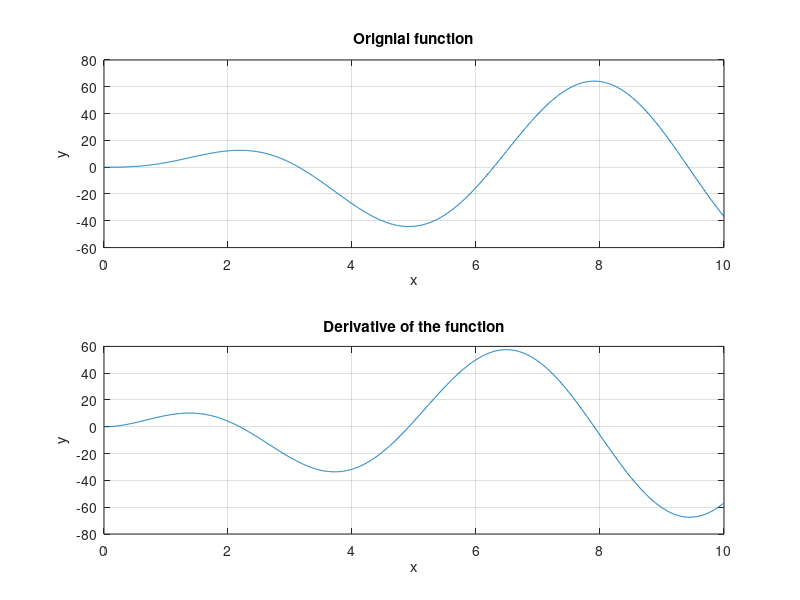

Here is the MATLAB script that generated this plot:
% Derivative of a function
% Set up x-array
x = 0:0.01:10;
y = 5*x.^2.*exp(-0.2*x).*sin(x);
% Find the central difference estimate of the derivative
n = length(x);
der = (y(3:n)-y(1:n-2))./(x(3:n)-x(1:n-2));
% Plot the original function
subplot(2,1,1)
plot(x,y)
grid on
xlabel("x")
ylabel("y")
title('Orignial function')
subplot(2,1,2)
plot(x(2:n-1),der)
grid on
xlabel("x")
ylabel("y")
title('Derivative of the function')
